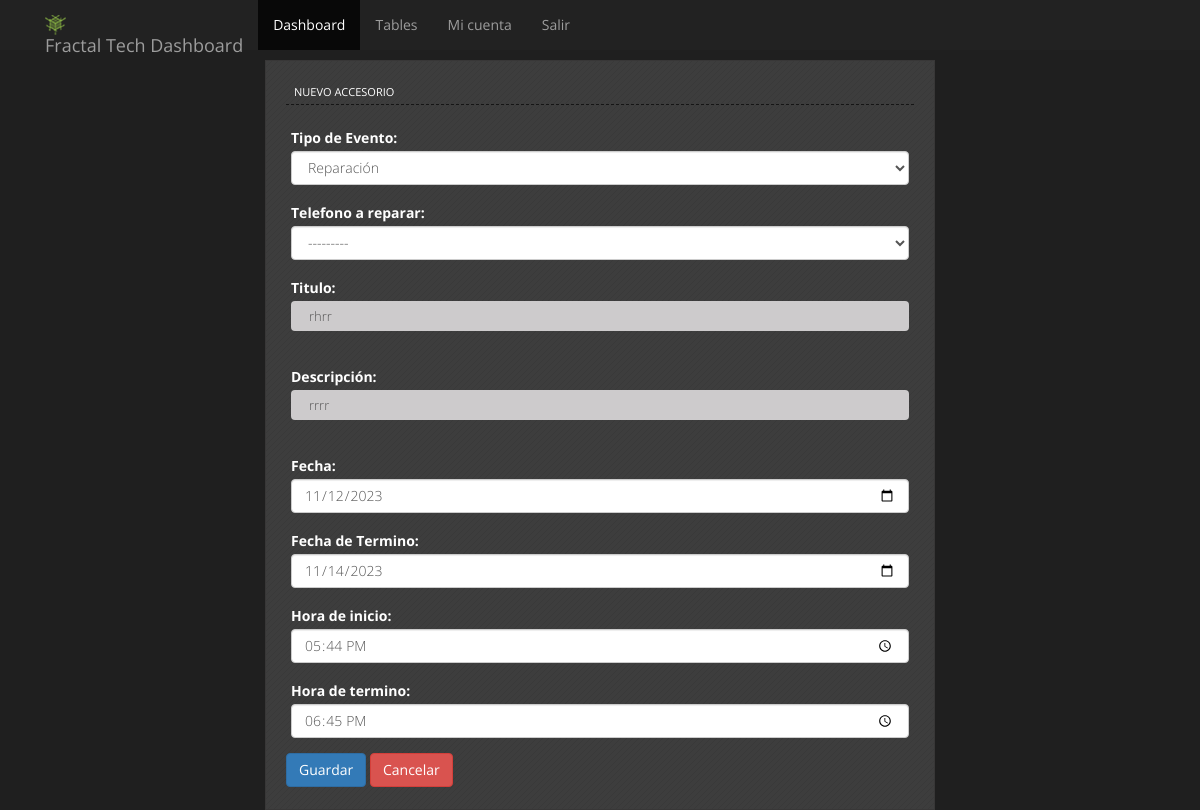
Page /agenda/EventoEditar/1/ (signed in) on the earlier database version.
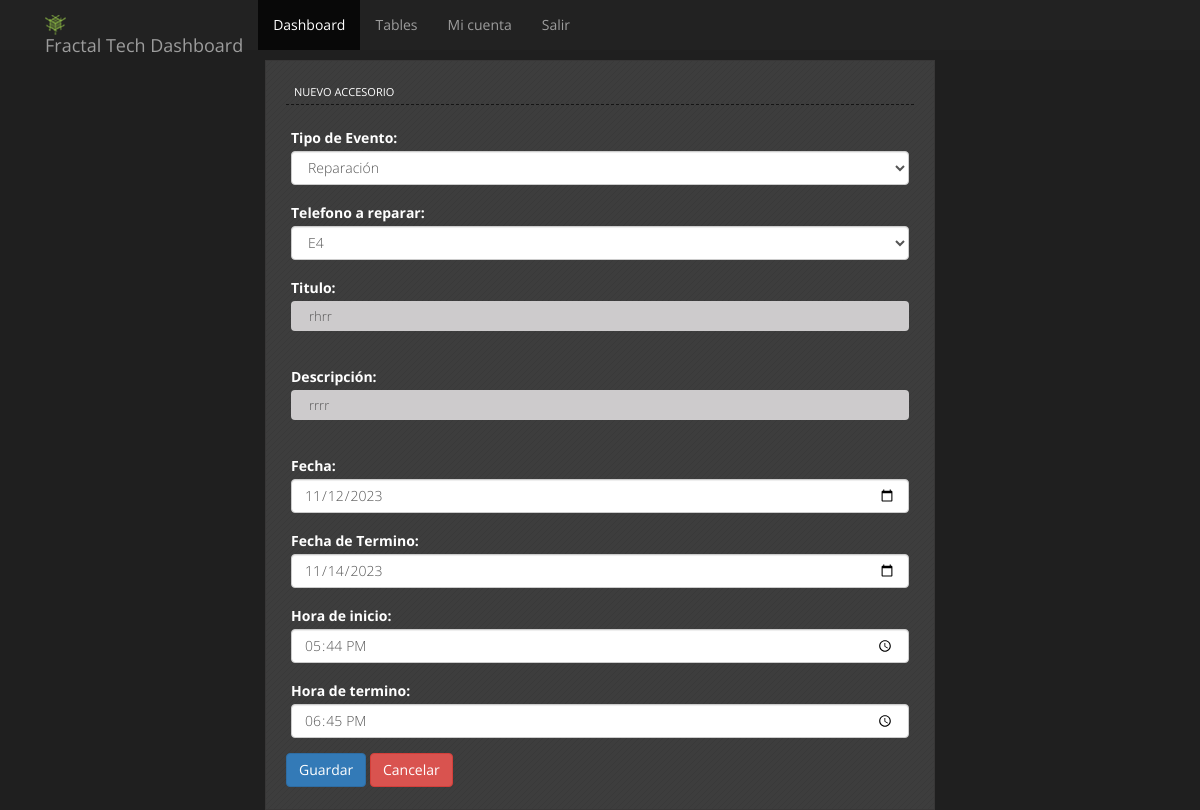
Same page on the later database version.
### agenda/models.py (models this page shows, shortened)
class Evento(models.Model):
    TIPOS_DE_EVENTO = (
        ('Reparacion', 'Reparación'),
        ('Inventario', 'Inventario'),
        ('ReunionPersonal', 'Reunión de Personal'),
    )
    tipo_evento = models.CharField(max_length=15, choices=TIPOS_DE_EVENTO)
    telefono = models.ForeignKey(Reparacion, on_delete=models.SET_NULL, null=True, blank=True)
    titulo = models.CharField(max_length=100)
    descripcion = models.TextField(max_length=100)
    fecha_inicio = models.DateField(default=timezone.now)
    fecha_termino = models.DateField(null=True, blank=True)
    hora_inicio = models.TimeField(auto_now=False, auto_now_add=False,default=timezone.now, null= True, blank=True)
    hora_termino= models.TimeField(auto_now=False, auto_now_add=False,default=0, null= True, blank=True)
    estado_reparacion = models.CharField(max_length=40, null=True, blank=True)
    activo = models.BooleanField(default=True)

### agenda/views.py (the view)
# urls.py: path('EventoEditar/<int:pk>/', EventoUpdateView.as_view(), name='EventoEditar'),
class EventoUpdateView(LoginRequiredMixin,PermissionRequiredMixin,UpdateView):
    model = Evento
    form_class = AgendaForm
    template_name = 'crear_Accesorio.html'
    success_url = reverse_lazy('agenda')
    login_url = 'login'  # URL de inicio de sesión
    redirect_field_name = 'next'  # Nombre del campo de redireccionamiento  agenda.change_evento
    permission_required = 'agenda.change_evento'
    raise_exception = True

### repairlab/models.py (called while the page is built)
    def __str__(self):
        return self.modelo

### catalogs/templates/crear_Accesorio.html (shortened to what this page needs)
{% extends 'base.html' %}
{% block content %}
<div class="row" style="display: flex; margin: auto;">
  <div class="col-lg-8 col-lg-7 mx-auto" style="margin: auto;">
    <div class="dash-unit" style="height: 750px; padding: 20px; margin: auto;">
      <dtitle>Nuevo Accesorio</dtitle>
      <hr>
      <div id="register-wraper">
        <form id="register-form" class="form" method="post" enctype="multipart/form-data">
                {{ form.as_p }}
                <button class="btn btn-primary" type="submit">Guardar</button>
                <a href="javascript:history.back()" class="btn btn-danger">Cancelar</a>
              </form>
      </div>
    </div>
  </div>
</div>
{% endblock %}

Differences in the rows shown:
changed Evento "Reparación": telefono "---------" → "E4"
